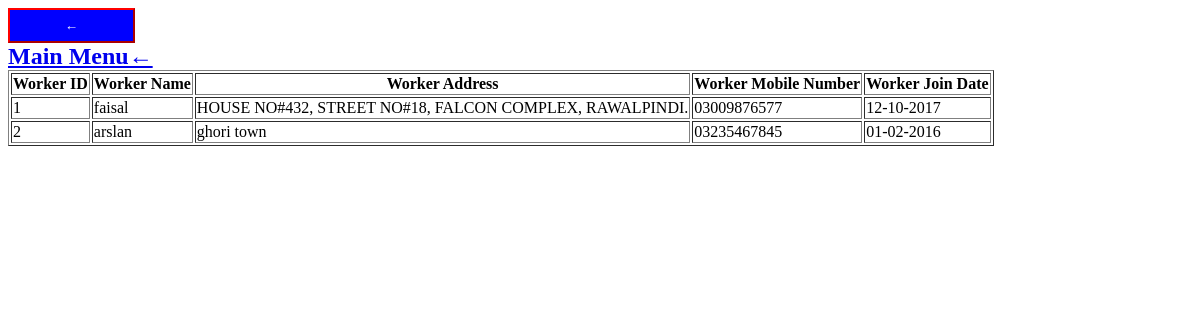
The app's page /pages/view_eventworker.php with its own data.
### tables this page shows
CREATE TABLE IF NOT EXISTS `worker` (
  `worker_Id` int(11) NOT NULL AUTO_INCREMENT,
  `worker_name` varchar(25) NOT NULL,
  `worker_address` varchar(400) NOT NULL,
  `worker_cellNo` varchar(17) NOT NULL,
  `join_date` varchar(15) NOT NULL,
  PRIMARY KEY (`worker_Id`)
);

### pages/view_eventworker.php (the view, shortened to what this page needs)
   <head>
    </head>
    <?php
       $conn = mysqli_connect('localhost', 'huzaifa8580', 'huzaifa', 'rehman1');
        $sql = "SELECT worker_Id, worker_name, worker_address, worker_cellNo, join_date FROM worker order by worker_Id";
        $result = $conn->query($sql);
        if ($result->num_rows > 0) {
         echo "<table border='1'>
<tr>
<th>Worker ID</th>
<th>Worker Name</th>
<th>Worker Address</th>
<th>Worker Mobile Number</th>
<th>Worker Join Date</th>
</tr>";
            while($row = $result->fetch_assoc()) {
             echo "<tr>";
                echo "<td>" . $row['worker_Id'] . "</td>";
  echo "<td>" . $row['worker_name'] . "</td>";
  echo "<td>" . $row['worker_address'] . "</td>";
  echo "<td>" . $row['worker_cellNo'] . "</td>";
  echo "<td>" . $row['join_date'] . "</td>";
  echo "</tr>";              }
        } else {
            echo "0 results";
        }
    ?>
    <body style="background-image: url('3d4094302fcbe09bea847b8cf9c4c3bd.png'); background-attachment: fixed; height: 42px; width: 1058px;">
	 <a class="auto-style5" href="index_view.php"><strong><span class="auto-style6">
	 <input class="auto-style7" style="border-bottom-color: #FF0000; border-color: #FF0000; width: 127px; height: 35px; background-color: #0000FF;" type="button" value="&#8592;"></span></strong></a><br>
		<span class="auto-style1"><strong><a href="./index1.php">Main Menu&#8592;</a></strong></span>

### pages/view_eventworker.php (style rules this page uses)
.auto-style1 { color: #FF0000; font-size: x-large; }
.auto-style5 { text-decoration: none; }
.auto-style6 { border-bottom-color: #0000FF; border-color: #0000FF; font-size: xx-large; border-left-color: #0000FF; border-right-color: #0000FF; border-top-color: #0000FF; }
.auto-style7 { color: #FFFFFF; font-weight: bold; background-color: #0000FF; }

### records on screen
worker: worker_Id "1", worker_name "faisal", worker_address "HOUSE NO#432, STREET NO#18, FALCON COMPLEX, RAWALPINDI.", worker_cellNo "03009876577", join_date "12-10-2017"
worker: worker_Id "2", worker_name "arslan", worker_address "ghori town", worker_cellNo "03235467845", join_date "01-02-2016"
